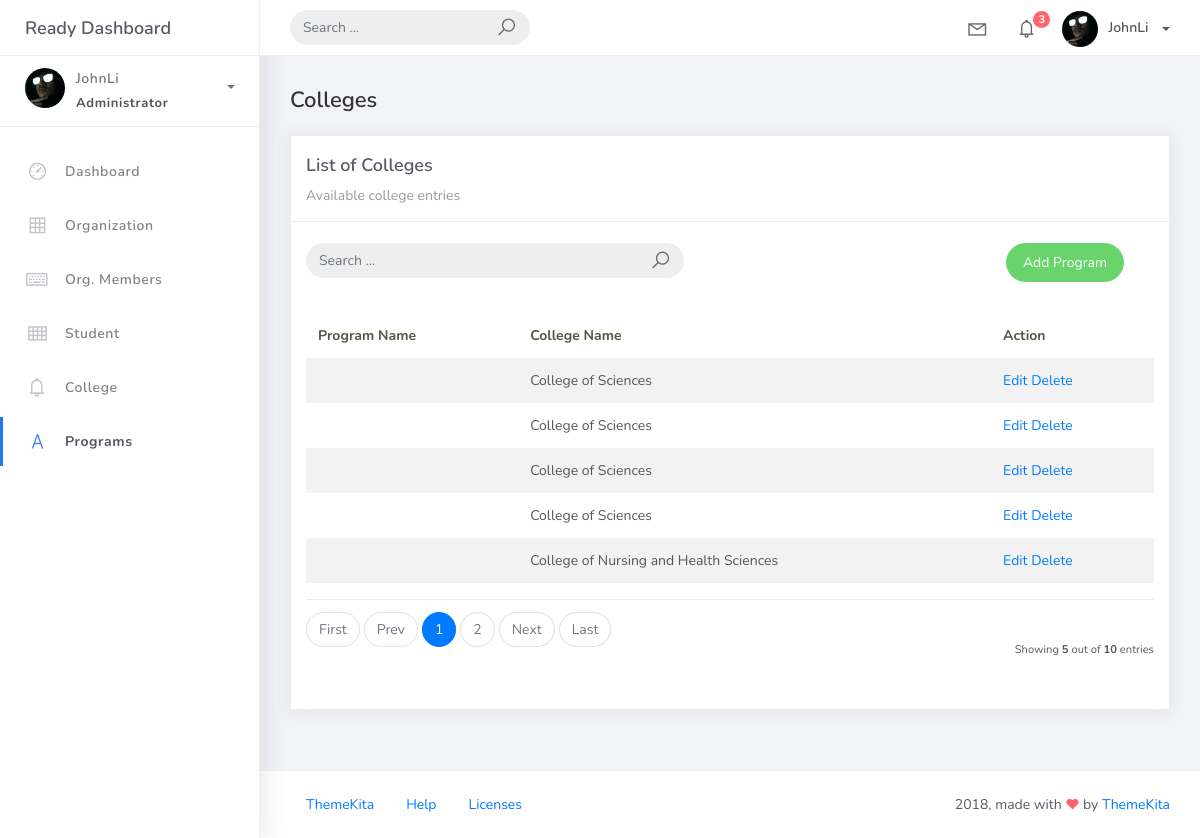
The page /program_list on the database its author committed.
### studentorg/models.py (models this page shows)
class BaseModel (models.Model):
    created_at = models.DateTimeField(auto_now_add=True, db_index=True)
    updated_at = models.DateTimeField(auto_now=True)
    class Meta:
        abstract = True

class Program(BaseModel):
    prog_name = models.CharField(max_length=150)
    college = models.ForeignKey(College, on_delete=models.CASCADE)
    def __str__(self):
        return self.prog_name

class College(BaseModel):
    college_name = models.CharField(max_length=150)
    def __str__(self):
        return self.college_name

### studentorg/views.py (the view)
# urls.py: path('program_list', ProgramList.as_view(), name='program-list'),
class ProgramList(ListView):
    model = Program
    context_object_name = 'programs'
    template_name = "program_list.html"
    paginate_by = 5

### templates/program_list.html
{% extends 'base.html' %}
{% load static %}
{% block content %}
<div class="content">
    <div class="container-fluid">
        <h4 class="page-title">Colleges</h4>
        <div class="row">
            <div class="col-md-12">
                <div class="card">
                    <div class="card-header">
                        <div class="card-title">List of Colleges</div>
                        <div class="card-category">Available college entries</div>
                    </div>
                    <br />
                    <div class="col-md-12 row">
                        <div class="col-md-6">
                            <form class="navbar-left navbar-form nav-search mr-md-3" action="">
                                <div class="input-group">
                                    <input type="text" placeholder="Search ..." class="form-control" />
                                    <div class="input-group-append">
                                        <span class="input-group-text">
                                            <i class="la la-search search-icon"></i>
                                        </span>
                                    </div>
                                </div>
                            </form>
                        </div>
                        <div class="col-md-6">
                            <div class="pull-right">
                                <a href="{% url 'program-add' %}" class="btn btn-success btn-rounded">Add Program</a>
                            </div>
                        </div>
                    </div>
                    <div class="card-body">
                        <table class="table table-striped mt-3">
                            <thead>
                                <tr>
                                    <th scope="col">Program Name</th>
                                    <th scope="col">College Name</th>
                                    <th scope="col">Action</th>
                                </tr>
                            </thead>
                            <tbody>
                                {% for object in object_list %}
                                <tr>
                                    <td>{{ object }}</td>
                                    <td>{{ object.college }}</td>
                                    <td>
                                        <a href="program_list/{{ object.id }}">Edit</a>
                                        <a href="program_list/{{ object.id }}/delete"\\class="text-danger">Delete</a>
                                    </td>
                                </tr>
                                {% empty %}
                                <tr>
                                    <td colspan="2" style="text-align: center;">
                                        <p class="text-sm font-weight-bold mb-0">No Colleges Found</p>
                                    </td>
                                </tr>
                                {% endfor %}
                            </tbody>
                        </table>
                        {% include 'includes/pagination.html' %}
                    </div>
                </div>
            </div>
        </div>
    </div>
</div>
{% endblock %}

### rows shown on the page
Program: college "College of Sciences"
Program: college "College of Sciences"
Program: college "College of Sciences"
Program: college "College of Sciences"
Program: college "College of Nursing and Health Sciences"

### other values the page prints
{{ page_num }} "1"
{{ page_num }} "2"
{{ object_list.count }} "5"
{{ paginator.count }} "10"
